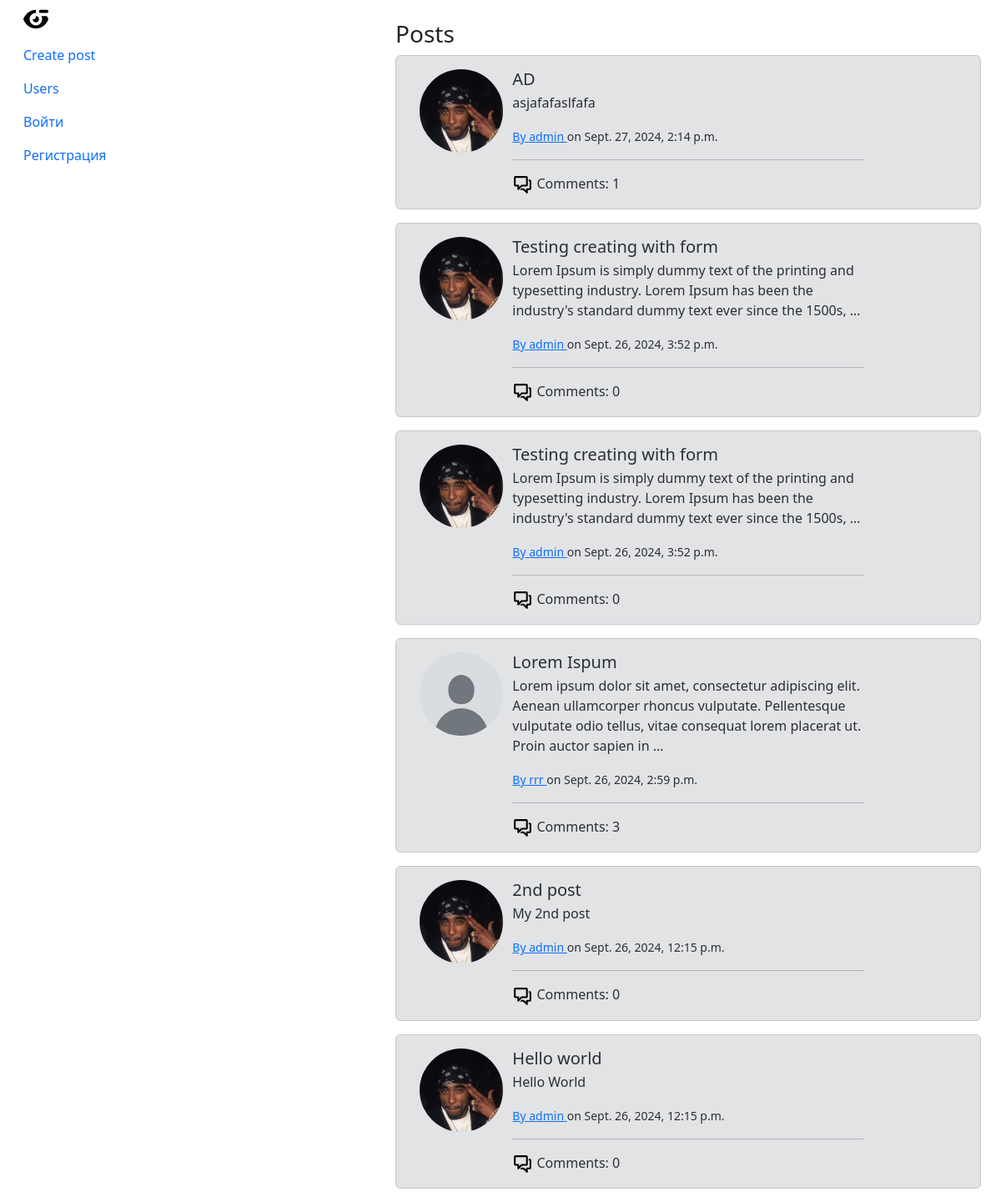
The app's page /forum/ with its own data.
### forum/models.py (models this page shows, shortened)
class Post(models.Model):
    title = models.CharField(max_length=100)
    content = models.TextField()
    created_at = models.DateTimeField(auto_now_add=True)
    author = models.ForeignKey(User, on_delete=models.CASCADE)

class Profile(models.Model):
    user = models.OneToOneField(User, on_delete=models.CASCADE)
    image = models.ImageField(upload_to='profile_images/', default='static/forum/images/default.jpg')

### forum/views.py (the view)
# urls.py: path('', views.index, name='index'),
def index(request):
    posts = Post.objects.all().order_by('-created_at')
    return render(request, 'forum/index.html', {'posts': posts})

### forum/templates/forum/index.html
{% extends 'forum/base.html' %}
{% load static %}
{% block content %}
<div class="container">
    <br />
    <div class="posts">
        <h3>Posts</h3>
        {% if posts %}
        {% for post in posts %}
        <div class="alert alert-secondary" role="alert">
            <div class="container">
                <div class="row">
                    <div class="col-2">
                        {% if post.author.profile.image %}
                        <img src="{{ post.author.profile.image.url }}" width="100px" height="100px"
                            class="rounded-circle" alt=" {{ post.author.username }}'s profile picture">
                        {% else %}
                        <img src="{% static 'forum/imgs/default.jpg' %}" width="75px" height="75px"
                            class="rounded-circle" alt="Default profile picture">
                        {% endif %}
                    </div>
                    <div class="col-8">
                        <a href="{% url 'forum:post_detail' pk=post.pk %}"
                            class="list-group-item list-group-item-action">
                            <h5 class="mb-1">{{ post.title }}</h5>
                            <p class="pr-3">{{ post.content|truncatewords:25 }}</p>
                            <small>
                                <a href="{% url 'forum:profile' pk=post.author.pk %}">By {{ post.author.username}}
                                </a>
                                on {{ post.created_at }}
                            </small>
                        </a>
                        <hr>
                        <img src="{% static 'forum/imgs/comment.svg' %}" width="25px" height="25px" alt="comment icon">
                        Comments: {{ post.comments.count }}
                    </div>
                </div>
            </div>
        </div>
        {% endfor %}
        {% else %}
        <p>No posts found.</p>
        {% endif %}
    </div>
</div>
{% endblock %}

### forum/static/forum/css/style.css (style rules this page uses)
.container { max-width: 1800px; width: 100%; }

### records on screen
Post: author.profile.image (picture), title "AD", content "asjafafaslfafa", author.username "admin", created_at "Sept. 27, 2024, 2:14 p.m.", comments.count "1"
Post: author.profile.image (picture), title "Testing creating with form", content "Lorem Ipsum is simply dummy text of the printing and typesetting industry. Lorem Ipsum has been the industry's standard dummy text ever since the 1500s, …", author.username "admin", created_at "Sept. 26, 2024, 3:52 p.m.", comments.count "0"
Post: author.profile.image (picture), title "Testing creating with form", content "Lorem Ipsum is simply dummy text of the printing and typesetting industry. Lorem Ipsum has been the industry's standard dummy text ever since the 1500s, …", author.username "admin", created_at "Sept. 26, 2024, 3:52 p.m.", comments.count "0"
Post: author.profile.image (placeholder picture), title "Lorem Ispum", content "Lorem ipsum dolor sit amet, consectetur adipiscing elit. Aenean ullamcorper rhoncus vulputate. Pellentesque vulputate odio tellus, vitae consequat lorem placerat ut. Proin auctor sapien in …", author.username "rrr", created_at "Sept. 26, 2024, 2:59 p.m.", comments.count "3"
Post: author.profile.image (picture), title "2nd post", content "My 2nd post", author.username "admin", created_at "Sept. 26, 2024, 12:15 p.m.", comments.count "0"
Post: author.profile.image (picture), title "Hello world", content "Hello World", author.username "admin", created_at "Sept. 26, 2024, 12:15 p.m.", comments.count "0"
